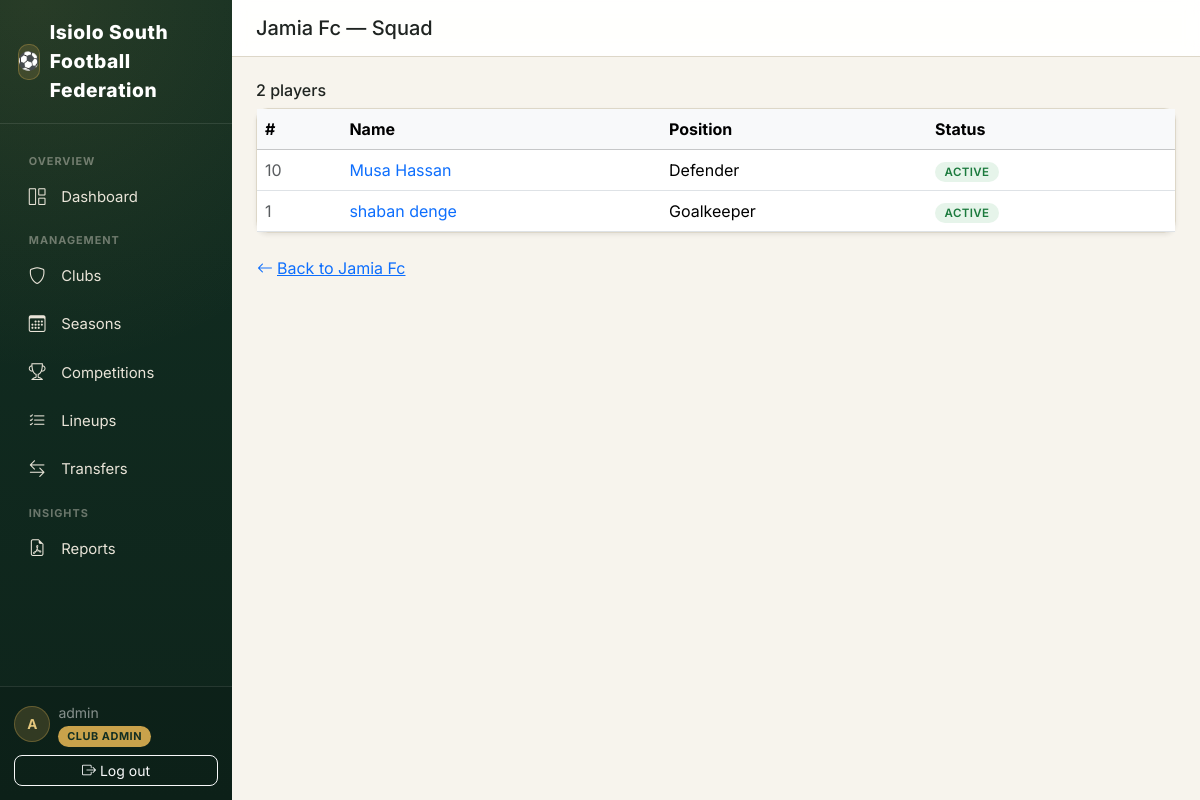
Screenshot of /players/club/3/ (signed in) with the database file from the repository.
### accounts/models.py (models this page shows, shortened)
class CustomUser(AbstractUser):
    class Role(models.TextChoices):
        SUPER_ADMIN = "SUPER_ADMIN", "Super Admin"
        SUBCOUNTY_ADMIN = "SUBCOUNTY_ADMIN", "Sub-County Admin"
        CLUB_ADMIN = "CLUB_ADMIN", "Club Admin"
        REFEREE = "REFEREE", "Referee"
    role = models.CharField(
        max_length=20,
        choices=Role.choices,
        default=Role.CLUB_ADMIN,
        help_text="Determines what this user can see and do in FCMS.",
    )
    phone_number = models.CharField(max_length=20, blank=True)
    club = models.ForeignKey(
        "clubs.Club",
        on_delete=models.SET_NULL,
        null=True,
        blank=True,
        related_name="admins",
        help_text="Only set for Club Admin role.",
    )
    @property
    def is_super_admin(self):
        return self.role == self.Role.SUPER_ADMIN
    @property
    def is_subcounty_admin(self):
        return self.role == self.Role.SUBCOUNTY_ADMIN
    @property
    def is_club_admin(self):
        return self.role == self.Role.CLUB_ADMIN

### clubs/models.py (models this page shows, shortened)
class Club(models.Model):
    class Status(models.TextChoices):
        PENDING = "PENDING", "Pending Approval"
        ACTIVE = "ACTIVE", "Active"
        SUSPENDED = "SUSPENDED", "Suspended"
        INACTIVE = "INACTIVE", "Inactive"
    name = models.CharField(max_length=150, unique=True)
    logo = models.ImageField(upload_to="club_logos/", blank=True, null=True)
    ward = models.CharField(max_length=100, help_text="Administrative ward the club represents.")
    registration_number = models.CharField(max_length=50, unique=True)
    home_ground = models.CharField(max_length=150, blank=True)
    contact_name = models.CharField(max_length=100, blank=True)
    contact_phone = models.CharField(max_length=20, blank=True)
    contact_email = models.EmailField(blank=True)
    status = models.CharField(max_length=20, choices=Status.choices, default=Status.PENDING)
    created_at = models.DateTimeField(auto_now_add=True)
    updated_at = models.DateTimeField(auto_now=True)
    class Meta:
        ordering = ["name"]

### players/models.py (models this page shows, shortened)
class Player(models.Model):
    class Position(models.TextChoices):
        GOALKEEPER = "GK", "Goalkeeper"
        DEFENDER = "DEF", "Defender"
        MIDFIELDER = "MID", "Midfielder"
        FORWARD = "FWD", "Forward"
    class Status(models.TextChoices):
        ACTIVE = "ACTIVE", "Active"
        SUSPENDED = "SUSPENDED", "Suspended"
        INJURED = "INJURED", "Injured"
        INACTIVE = "INACTIVE", "Inactive"
    first_name = models.CharField(max_length=100)
    last_name = models.CharField(max_length=100)
    club = models.ForeignKey(Club, on_delete=models.CASCADE, related_name="players")
    date_of_birth = models.DateField(null=True, blank=True)
    position = models.CharField(max_length=5, choices=Position.choices, blank=True)
    jersey_number = models.PositiveSmallIntegerField(null=True, blank=True)
    status = models.CharField(max_length=20, choices=Status.choices, default=Status.ACTIVE)
    photo = models.ImageField(upload_to="player_photos/", null=True, blank=True)
    created_at = models.DateTimeField(auto_now_add=True)
    class Meta:
        ordering = ["club", "last_name", "first_name"]
        unique_together = ("club", "jersey_number")
    @property
    def full_name(self):
        return f"{self.first_name} {self.last_name}"

### players/views.py (the view)
# urls.py: path("club/<int:club_pk>/", views.player_list, name="list"),
@login_required
def player_list(request, club_pk):
    club = get_object_or_404(Club, pk=club_pk)
    players = Player.objects.filter(club=club).select_related("club")
    return render(
        request,
        "players/player_list.html",
        {
            "club": club,
            "players": players,
            "can_manage": _can_manage_club_players(request.user, club),
        },
    )

### players/views.py (called while the page is built)
def _can_manage_club_players(user, club):
    if not user.is_authenticated:
        return False
    if user.is_super_admin or user.is_subcounty_admin:
        return True
    if user.is_club_admin:
        return user.club_id == club.pk
    return False

### players/templates/players/player_list.html (shortened to what this page needs)
{% extends "base.html" %}
{% block page_title %}{{ club.name }} — Squad{% endblock %}
{% block content %}
<div class="d-flex justify-content-between align-items-center mb-2">
    <h6 class="mb-0">{{ players|length }} player{{ players|length|pluralize }}</h6>
</div>
{% if players %}
<div class="card shadow-sm">
    <table class="table table-hover align-middle mb-0">
        <thead class="table-light">
            <tr>
                <th>#</th>
                <th>Name</th>
                <th>Position</th>
                <th>Status</th>
                <th></th>
            </tr>
        </thead>
        <tbody>
        {% for p in players %}
            <tr>
                <td class="text-muted">{{ p.jersey_number|default:"—" }}</td>
                <td><a href="{% url 'players:detail' p.pk %}" class="text-decoration-none">{{ p.full_name }}</a></td>
                <td>{{ p.get_position_display|default:"—" }}</td>
                <td><span class="status-pill status-{{ p.status }}">{{ p.get_status_display }}</span></td>
                <td class="text-end">
                </td>
            </tr>
        {% endfor %}
        </tbody>
    </table>
</div>
{% endif %}
<a href="{% url 'clubs:detail' club.pk %}" class="btn btn-link mt-3 ps-0">
    <i class="bi bi-arrow-left me-1"></i>Back to {{ club.name }}
</a>
{% endblock %}

### templates/base.html (shortened to what this page needs)
{% load static %}
<!DOCTYPE html>
<html lang="en">
<head>
    <link href="https://cdnjs.cloudflare.com/ajax/libs/bootstrap/5.3.3/css/bootstrap.min.css" rel="stylesheet">
    <link href="https://cdnjs.cloudflare.com/ajax/libs/bootstrap-icons/1.11.3/font/bootstrap-icons.min.css" rel="stylesheet">
</head>
<body>
<div class="d-flex" style="min-height: 100vh;">
    {% if user.is_authenticated %}
    <nav class="sidebar d-none d-lg-flex">
        <div class="brand">
            <span class="brand-badge">⚽</span> Isiolo South Football Federation
        </div>
        <div class="sidebar-scroll">
            <div class="nav-section-label">Overview</div>
            <ul class="nav nav-pills flex-column gap-1 mb-1">
                <li class="nav-item">
                    <a class="nav-link {% if request.resolver_match.app_name == 'dashboard' %}active{% endif %}" href="{% url 'dashboard:home' %}">
                        <i class="bi bi-grid-1x2 me-2"></i>Dashboard
                    </a>
                </li>
            </ul>
            <div class="nav-section-label">Management</div>
            <ul class="nav nav-pills flex-column gap-1 mb-1">
                <li class="nav-item">
                    <a class="nav-link {% if request.resolver_match.app_name == 'clubs' %}active{% endif %}" href="{% url 'clubs:list' %}">
                        <i class="bi bi-shield me-2"></i>Clubs
                    </a>
                </li>
                <li class="nav-item">
                    <a class="nav-link {% if request.resolver_match.app_name == 'seasons' %}active{% endif %}" href="{% url 'seasons:list' %}">
                        <i class="bi bi-calendar3 me-2"></i>Seasons
                    </a>
                </li>
                <li class="nav-item">
                    <a class="nav-link {% if request.resolver_match.app_name == 'competitions' %}active{% endif %}" href="{% url 'competitions:list' %}">
                        <i class="bi bi-trophy me-2"></i>Competitions
                    </a>
                </li>
                <li class="nav-item">
                    <a class="nav-link {% if request.resolver_match.app_name == 'lineups' %}active{% endif %}" href="{% url 'lineups:home' %}">
                        <i class="bi bi-list-check me-2"></i>Lineups
                    </a>
                </li>
                <li class="nav-item">
                    <a class="nav-link {% if request.resolver_match.app_name == 'transfers' %}active{% endif %}" href="{% url 'transfers:dashboard' %}">
                        <i class="bi bi-arrow-left-right me-2"></i>Transfers
                    </a>
                </li>
            </ul>
            <div class="nav-section-label">Insights</div>
            <ul class="nav nav-pills flex-column gap-1">
                <li class="nav-item">
                    <a class="nav-link {% if request.resolver_match.app_name == 'reports' %}active{% endif %}" href="{% url 'reports:home' %}">
                        <i class="bi bi-file-earmark-pdf me-2"></i>Reports
                    </a>
                </li>
            </ul>
        </div>
        <div class="sidebar-footer">
            <div class="d-flex align-items-center gap-2 mb-2">
                <div class="user-avatar">{{ user.get_full_name|default:user.username|slice:":1"|upper }}</div>
                <div style="min-width:0;">
                    <div class="small text-white-50 text-truncate">{{ user.get_full_name|default:user.username }}</div>
                    <span class="role-badge">{{ user.get_role_display }}</span>
                </div>
            </div>
            <form method="post" action="{% url 'accounts:logout' %}">
                <button class="btn btn-sm btn-outline-light w-100" type="submit">
                    <i class="bi bi-box-arrow-right me-1"></i>Log out
                </button>
            </form>
        </div>
    </nav>
    {% endif %}
    <main class="flex-grow-1 d-flex flex-column" style="min-width:0; height: 100vh; overflow-y: auto;" id="mainScroll">
        {% if user.is_authenticated %}
        <div class="top-bar px-3 px-lg-4 py-3" id="topBar">
            <div class="d-flex align-items-center gap-3">
                <h5 class="mb-0">{% block page_title %}{% endblock %}</h5>
            </div>
        </div>
        {% endif %}
        <div class="content-area flex-grow-1">
            {% block content %}{% endblock %}
        </div>
    </main>
</div>
</body>
</html>

### templates/base.html (style rules this page uses)
:root { --pitch-green: #1B4332; --pitch-green-dark: #122E22; --pitch-green-light: #2D6A4F; --line-white: #F7F4ED; --chalk: #E9E4D8; --gold: #C9A24B; --gold-light: #E4C77D; --card-border: #DDD7C8; --sidebar-width: 232px; }
html { scroll-behavior: smooth; }
* { scrollbar-width: thin; scrollbar-color: var(--card-border) transparent; }
body { background: var(--line-white); font-family: 'Inter', 'Segoe UI', system-ui, -apple-system, sans-serif; color: #1F2421; }
a { -webkit-tap-highlight-color: transparent; }
.sidebar { background: radial-gradient(circle at 15% 0%, rgba(201,162,75,0.12), transparent 45%), linear-gradient(180deg, var(--pitch-green-dark) 0%, #0E241B 100%); height: 100vh; color: var(--chalk); width: var(--sidebar-width); position: sticky; top: 0; flex-shrink: 0; display: flex; flex-direction: column; padding: 0 !important; overflow: hidden; }
.sidebar .brand { font-weight: 800; letter-spacing: 0.03em; font-size: 1.2rem; color: #fff; border-bottom: 1px solid rgba(255,255,255,0.1); display: flex; align-items: center; gap: 0.6rem; padding: 1.15rem 1.1rem; flex-shrink: 0; }
.sidebar .brand .brand-badge { width: 36px; height: 36px; border-radius: 10px; background: rgba(201,162,75,0.18); box-shadow: inset 0 0 0 1px rgba(201,162,75,0.35); display: flex; align-items: center; justify-content: center; font-size: 1.1rem; }
.sidebar-scroll { flex: 1 1 auto; overflow-y: auto; overflow-x: hidden; padding: 1rem 0.9rem; }
.nav-section-label { font-size: 0.68rem; font-weight: 700; letter-spacing: 0.09em; text-transform: uppercase; color: rgba(233,228,216,0.42); padding: 0.4rem 0.9rem 0.35rem; margin-top: 0.4rem; }
.sidebar .nav-link { color: var(--chalk); border-radius: 8px; padding: 0.6rem 0.9rem; font-size: 0.93rem; display: flex; align-items: center; gap: 0.15rem; position: relative; transition: background 0.15s ease, color 0.15s ease, padding-left 0.15s ease; }
.sidebar .nav-link i { font-size: 1.05rem; width: 22px; }
.sidebar .role-badge { background: var(--gold); color: var(--pitch-green-dark); font-size: 0.68rem; font-weight: 700; letter-spacing: 0.05em; padding: 0.2rem 0.55rem; border-radius: 999px; text-transform: uppercase; }
.sidebar-footer { flex-shrink: 0; padding: 0.9rem; border-top: 1px solid rgba(255,255,255,0.1); background: rgba(0,0,0,0.12); }
.user-avatar { width: 36px; height: 36px; border-radius: 50%; background: rgba(201,162,75,0.2); color: var(--gold-light); display: flex; align-items: center; justify-content: center; font-weight: 700; font-size: 0.85rem; flex-shrink: 0; box-shadow: inset 0 0 0 1px rgba(201,162,75,0.35); }
.top-bar { border-bottom: 1px solid var(--card-border); background: rgba(255,255,255,0.92); backdrop-filter: saturate(180%) blur(8px); position: sticky; top: 0; z-index: 1030; transition: box-shadow 0.2s ease; }
.card { border: 1px solid var(--card-border); border-radius: 12px; transition: box-shadow 0.2s ease, transform 0.2s ease; }
.btn { border-radius: 8px; transition: transform 0.1s ease, box-shadow 0.15s ease; }
.status-pill { font-size: 0.72rem; font-weight: 600; padding: 0.18rem 0.6rem; border-radius: 999px; text-transform: uppercase; letter-spacing: 0.03em; }
.status-ACTIVE { background: #E6F4EA; color: #1B7A3D; }
.content-area { padding: 1.5rem; }

### rows the page displays
CustomUser: get_full_name "A", get_full_name "admin", role "CLUB ADMIN"
Club: name "Jamia Fc"
Player: jersey_number "10", full_name "Musa Hassan", position "Defender", status "ACTIVE"
Player: jersey_number "1", full_name "shaban denge", position "Goalkeeper", status "ACTIVE"

### other values shown
{{ players|length }} "2"
